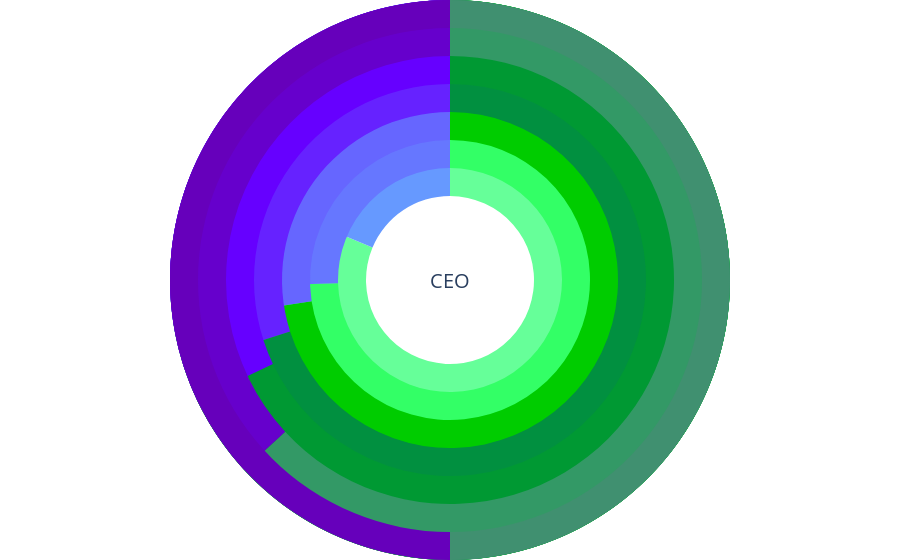

The notebook cell saved with this chart:
### Code cell
fig.show()

### Figure 1 — Plotly figure (JSON) as saved in the notebook; plotly's stock layout.template omitted (floating-point values rounded to 4 significant figures)
{"data": [{"direction": "counterclockwise", "hole": 0.3, "hovertext": "Insert target here.", "labels": ["Male Executives", "Female Executives"], "marker": {"colors": ["#66ff99", "#6699ff"]}, "textinfo": "none", "textposition": "inside", "type": "pie", "uid": "e0373af8-c44a-4c3f-9c06-13d7235f1e33", "values": [87, 20]}, {"direction": "counterclockwise", "hole": 0.4, "hovertext": "Insert target here.", "labels": ["Male Professionals", "Female Professionals"], "marker": {"colors": ["#33ff66", "#6677ff"]}, "textinfo": "none", "textposition": "inside", "type": "pie", "uid": "eaf5d9db-8cae-4299-a2d4-10cc81bfd53f", "values": [17293, 5907]}, {"direction": "counterclockwise", "hole": 0.5, "hovertext": "Insert target here.", "labels": ["Male Managers", "Female Managers"], "marker": {"colors": ["#00cc00", "#6666ff"]}, "textinfo": "none", "textposition": "inside", "type": "pie", "uid": "9dd8ca92-d187-4a87-8131-a4e9275eb364", "values": [5955, 2250]}, {"direction": "counterclockwise", "hole": 0.6, "hovertext": "Insert target here.", "labels": ["Male Craft Workers", "Female Craft Workers"], "marker": {"colors": ["#019040", "#6622ff"]}, "textinfo": "none", "textposition": "inside", "type": "pie", "uid": "f09c5dc3-bfe0-40b3-8b34-5828221d8880", "values": [11890, 5085]}, {"direction": "counterclockwise", "hole": 0.7, "hovertext": "Insert target here.", "labels": ["Male Sales Workers", "Female Sales Workers"], "marker": {"colors": ["#009933", "#6600ff"]}, "textinfo": "none", "textposition": "inside", "type": "pie", "uid": "3ea9d801-c610-4652-9c26-20c4d3bea3b6", "values": [14485, 6830]}, {"direction": "counterclockwise", "hole": 0.8, "hovertext": "Insert target here.", "labels": ["Male Service Workers", "Female Service Workers"], "marker": {"colors": ["#339966", "#6600cc"]}, "textinfo": "none", "textposition": "inside", "type": "pie", "uid": "64e94ccb-9630-4fe8-bae6-db2bc3d3b370", "values": [264, 154]}, {"direction": "counterclockwise", "hole": 0.9, "hovertext": "Insert target here.", "labels": ["Male Graduate Target Intake", "Female Graduate Target Intake"], "marker": {"colors": ["#409070", "#6600bb"]}, "textinfo": "none", "textposition": "inside", "type": "pie", "uid": "6d8c4e78-207f-4cbe-ae31-cf25542cb4c0", "values": [50, 50]}], "layout": {"annotations": [{"font": {"size": 20}, "showarrow": false, "text": "CEO", "x": 0.5, "y": 0.5}], "autosize": true, "margin": {"b": 0, "l": 0, "r": 0, "t": 0}, "showlegend": false}}
